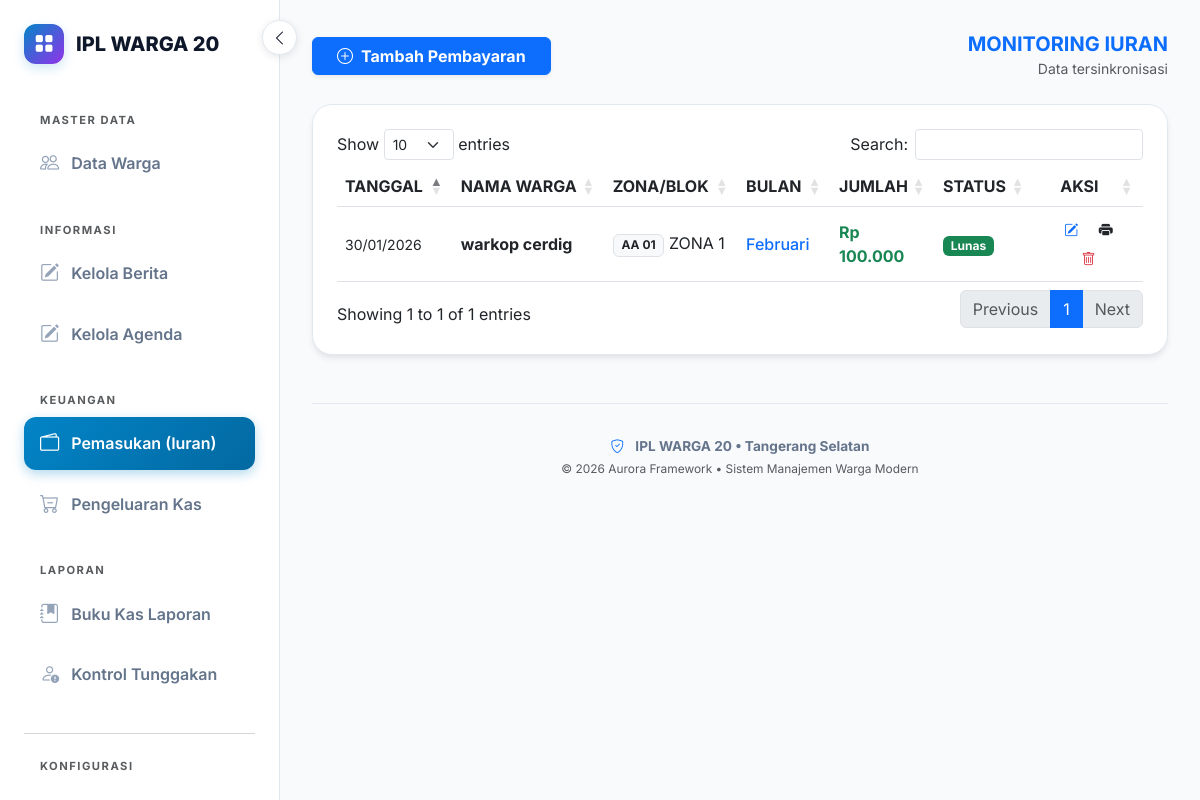
Screenshot of / (signed in) with the database file from the repository.
### models.py (models this page shows)
class Identitas(db.Model):
    id = db.Column(db.Integer, primary_key=True)
    nama_app = db.Column(db.String(100))
    alamat = db.Column(db.String(255))
    kota = db.Column(db.String(50))
    no_hp = db.Column(db.String(20))
    ketua = db.Column(db.String(100))
    sekretaris = db.Column(db.String(100))
    keterangan = db.Column(db.String(255))
    visi = db.Column(db.Text)
    misi = db.Column(db.Text)
    sejarah = db.Column(db.Text)
    label_anggota = db.Column(db.String(50), default='Warga')
    label_iuran = db.Column(db.String(50), default='Iuran')
    label_tingkat1 = db.Column(db.String(50), default='Zona')
    label_tingkat2 = db.Column(db.String(50), default='Blok')
    label_tingkat3 = db.Column(db.String(50), default='Cluster')

class Iuran(db.Model):
    id = db.Column(db.Integer, primary_key=True)
    nama_warga = db.Column(db.String(100), nullable=False)
    blok_rumah = db.Column(db.String(20))
    no_hp = db.Column(db.String(20))
    zona = db.Column(db.String(50))
    bulan_iuran = db.Column(db.String(20))
    jumlah = db.Column(db.Float, default=0)
    keterangan = db.Column(db.String(200))
    tanggal = db.Column(db.DateTime, default=lambda: datetime.now(timezone.utc))

### app.py (the view)
@app.route('/')
@login_required
def index():
    sudah_bayar = Iuran.query.order_by(Iuran.tanggal.desc()).all()
    return render_template('index.html', sudah_bayar=sudah_bayar)

### app.py (called while the page is built)
@login_manager.user_loader
def load_user(user_id):
    return db.session.get(User, int(user_id))

@app.before_request
def check_app_license():
    if request.endpoint and ('static' in request.endpoint or 'activate_license' in request.endpoint):
        return
    status, days_left = license_mgr.check_license()
    if status == "EXPIRED":
        return render_template_string(ACTIVATION_PAGE_HTML, hwid=license_mgr.get_hwid())
    request.license_status = status
    request.license_days_left = days_left

@app.context_processor
def inject_globals():
    berita_sidebar = Berita.query.order_by(Berita.tanggal.desc()).limit(5).all()
    agenda_sidebar = Agenda.query.order_by(Agenda.tanggal_kegiatan.asc()).limit(3).all()
    status = getattr(request, 'license_status', 'ACTIVE')
    days = getattr(request, 'license_days_left', 0)
    return {
        'datetime': datetime,
        'identitas': Identitas.query.first(),
        'active_page': request.path,
        'current_user': current_user,
        'sidebar_berita': berita_sidebar,
        'sidebar_agenda': agenda_sidebar,
        'is_trial': (status == 'TRIAL'),
        'license_days': days,
        'machine_id': license_mgr.get_hwid()
    }

    def get_hwid(self):
        try:
            sys_plat = platform.system()
            if sys_plat == 'Windows':
                cmd = 'wmic csproduct get uuid'
                return subprocess.check_output(cmd, shell=True).decode().split('\n')[1].strip()
            elif sys_plat == 'Darwin':  # macOS
                cmd = "ioreg -rd1 -c IOPlatformExpertDevice | grep -E '(IOPlatformUUID|uuid)'"
                output = subprocess.check_output(cmd, shell=True).decode()
                return output.split('"')[-2]
            return hashlib.sha256(str(uuid.getnode()).encode()).hexdigest()[:16].upper()
        except Exception:
            return "UNKNOWN-MACHINE-ID"

    def get_expected_key(self):
        hwid = self.get_hwid()
        raw = f"{hwid}::{self.secret_salt}"
        return hashlib.sha256(raw.encode()).hexdigest()[:20].upper()

    def _load_license_file(self):
        if os.path.exists(self.license_file):
            try:
                with open(self.license_file, 'r') as f:
                    return json.load(f)
            except: return None
        return None

### templates/index.html (shortened to what this page needs)
{% extends "base.html" %}
{% block content %}
<link rel="stylesheet" href="https://code.jquery.com/ui/1.13.2/themes/base/jquery-ui.css">
<link rel="stylesheet" href="https://cdn.datatables.net/1.13.6/css/dataTables.bootstrap5.min.css">
<div class="row animate__animated animate__fadeIn">
    <div class="col-md-12 mb-4 d-flex justify-content-between align-items-center">
        <button type="button" class="btn btn-primary px-4 shadow-sm fw-bold" data-bs-toggle="modal" data-bs-target="#modalTambah">
            <i class="bi bi-plus-circle me-2"></i>Tambah Pembayaran
        </button>
        <div class="text-end">
            <h5 class="fw-bold text-primary mb-0">MONITORING IURAN</h5>
            <small class="text-muted">Data tersinkronisasi</small>
        </div>
    </div>
    <div class="col-md-12">
        <div class="card shadow-sm border-0 p-4 text-dark">
            <div class="table-responsive">
                <table id="iplTable" class="table table-hover w-100 align-middle">
                    <thead class="text-secondary">
                        <tr>
                            <th>TANGGAL</th>
                            <th>NAMA {{ identitas.label_anggota|upper }}</th>
                            <th>{{ identitas.label_tingkat1|upper }}/{{ identitas.label_tingkat2|upper }}</th>
                            <th>BULAN</th>
                            <th>JUMLAH</th>
                            <th>STATUS</th>
                            <th class="text-center">AKSI</th>
                        </tr>
                    </thead>
                    <tbody>
                        {% for d in sudah_bayar %}
                        <tr>
                            <td class="small">{{ d.tanggal.strftime('%d/%m/%Y') }}</td>
                            <td class="fw-bold">{{ d.nama_warga }}</td>
                            <td><span class="badge bg-light text-dark border">{{ d.blok_rumah }}</span> {{ d.zona }}</td>
                            <td><span class="text-primary fw-medium">{{ d.bulan_iuran }}</span></td>
                            <td class="fw-bold text-success">Rp {{ "{:,.0f}".format(d.jumlah).replace(',', '.') }}</td>
                            <td><span class="badge bg-success">Lunas</span></td>
                            <td class="text-center">
                                <button class="btn btn-sm btn-outline-primary border-0 btn-edit-iuran"
                                    data-id="{{ d.id }}"
                                    data-nama="{{ d.nama_warga }}"
                                    data-blok="{{ d.blok_rumah }}"
                                    data-hp="{{ d.no_hp }}"
                                    data-zona="{{ d.zona }}"
                                    data-bulan="{{ d.bulan_iuran }}"
                                    data-jumlah="{{ d.jumlah }}"
                                    data-ket="{{ d.keterangan }}">
                                    <i class="bi bi-pencil-square"></i>
                                </button>
                                <a href="/cetak_kuitansi/{{ d.id }}" target="_blank" class="btn btn-sm btn-outline-dark border-0" title="Cetak Kuitansi">
                                    <i class="bi bi-printer-fill"></i>
                                </a>
                                <a href="/hapus_iuran/{{ d.id }}" class="btn btn-sm btn-outline-danger border-0" onclick="return confirm('Hapus data ini?')">
                                    <i class="bi bi-trash"></i>
                                </a>
                            </td>
                        </tr>
                        {% endfor %}
                    </tbody>
                </table>
            </div>
        </div>
    </div>
</div>
{% endblock %}

### templates/base.html (shortened to what this page needs)
<!DOCTYPE html>
<html lang="id">
<head>
    <link href="https://cdn.jsdelivr.net/npm/bootstrap@5.3.0/dist/css/bootstrap.min.css" rel="stylesheet">
    <link rel="stylesheet" href="https://cdn.jsdelivr.net/npm/bootstrap-icons@1.11.0/font/bootstrap-icons.css">
    <link rel="stylesheet" href="https://cdnjs.cloudflare.com/ajax/libs/animate.css/4.1.1/animate.min.css"/>
</head>
<body>
    <button class="desktop-toggle btn d-none d-lg-flex" id="desktopToggle" aria-label="Toggle Sidebar">
        <i class="bi bi-chevron-left" id="toggleIcon"></i>
    </button>
    <nav class="sidebar" id="sidebar">
        <a href="/" class="sidebar-brand">
            <div class="brand-icon">
                <i class="bi bi-grid-fill"></i>
            </div>
            <span class="text-truncate">{{ identitas.nama_app if identitas else 'AURORA LEDGER' }}</span>
        </a>
        <div class="nav flex-column nav-pills">
            {% set active_page = request.path %}
            <small class="text-uppercase text-muted fw-bold mb-2 px-3 mt-2 section-title" style="font-size: 0.7rem; letter-spacing: 1.5px;">Master Data</small>
            <a href="/warga" class="nav-link {{ 'active' if active_page.startswith('/warga') }}">
                <i class="bi bi-people"></i> <span>Data {{ identitas.label_anggota }}</span>
            </a>
            <small class="text-uppercase text-muted fw-bold mb-2 px-3 mt-4 section-title" style="font-size: 0.7rem; letter-spacing: 1.5px;">Informasi</small>
            <a class="nav-link {{ 'active' if active_page.startswith('/admin/berita') }}" href="{{ url_for('berita.list_admin') }}">
                <i class="bi bi-pencil-square"></i> <span>Kelola Berita</span>
            </a>
            <a class="nav-link {{ 'active' if active_page.startswith('/admin/agenda') }}" href="{{ url_for('agenda.list_admin') }}">
                <i class="bi bi-pencil-square"></i> <span>Kelola Agenda</span>
            </a>
            <small class="text-uppercase text-muted fw-bold mb-2 px-3 mt-4 section-title" style="font-size: 0.7rem; letter-spacing: 1.5px;">Keuangan</small>
            <a class="nav-link {{ 'active' if active_page == '/' or active_page == '/bayar' }}" href="/">
                <i class="bi bi-wallet2"></i> <span>Pemasukan (Iuran)</span>
            </a>
            <a class="nav-link {{ 'active' if active_page.startswith('/pengeluaran') }}" href="/pengeluaran">
                <i class="bi bi-cart-dash"></i> <span>Pengeluaran Kas</span>
            </a>
            <small class="text-uppercase text-muted fw-bold mb-2 px-3 mt-4 section-title" style="font-size: 0.7rem; letter-spacing: 1.5px;">Laporan</small>
            <a class="nav-link {{ 'active' if active_page == '/laporan' }}" href="/laporan">
                <i class="bi bi-journal-bookmark-fill"></i> <span>Buku Kas Laporan</span>
            </a>
            <a class="nav-link {{ 'active' if active_page == '/laporan/tunggakan' }}" href="/laporan/tunggakan">
                <i class="bi bi-person-exclamation"></i> <span>Kontrol Tunggakan</span>
            </a>
            <hr class="my-4 text-muted opacity-25">
            <small class="text-uppercase text-muted fw-bold mb-2 px-3 section-title" style="font-size: 0.7rem; letter-spacing: 1.5px;">Konfigurasi</small>
            <a class="nav-link {{ 'active' if active_page.startswith('/identitas') }}" href="/identitas">
                <i class="bi bi-sliders"></i> <span>Identitas Aplikasi</span>
            </a>
        </div>
    </nav>
    <div class="main-content">
        <div class="animate__animated animate__fadeIn">
            {% block content %}{% endblock %}
        </div>
        <footer class="text-center mt-5">
            <div class="container-fluid">
                <p class="mb-1 fw-bold">
                    <i class="bi bi-shield-check me-2 text-primary"></i>
                    {{ identitas.nama_app if identitas else 'AURORA LEDGER' }}
                    {% if identitas and identitas.kota %} &bull; {{ identitas.kota }}{% endif %}
                </p>
                <p class="small mb-0 text-muted">
                    &copy; 2026 Aurora Framework &bull; Sistem Manajemen Warga Modern
                </p>
            </div>
        </footer>
    </div>
</body>
</html>

### templates/base.html (style rules this page uses)
* { margin: 0; padding: 0; box-sizing: border-box; }
:root { --electric-blue: #0284c7; --neon-purple: #9333ea; --sidebar-width: 280px; --sidebar-collapsed-width: 85px; --slate-dark: #0f172a; --slate-muted: #64748b; --bg-light: #f8fafc; --z-sidebar: 1030; --z-mobile-toggle: 1040; --z-sidebar-backdrop: 1025; --transition-speed: 0.3s; }
body { font-family: 'Inter', sans-serif; background: var(--bg-light); color: var(--slate-dark); min-height: 100vh; overflow-x: hidden; transition: background var(--transition-speed); }
.sidebar { width: var(--sidebar-width); height: 100vh; position: fixed; top: 0; left: 0; z-index: var(--z-sidebar); background: #ffffff; border-right: 1px solid #e2e8f0; padding: 1.5rem; display: flex; flex-direction: column; transition: width var(--transition-speed) ease, transform var(--transition-speed) ease; overflow-y: auto; overflow-x: hidden; }
.sidebar-brand { font-weight: 800; font-size: 1.25rem; color: var(--slate-dark); text-decoration: none; display: flex; align-items: center; margin-bottom: 2.5rem; white-space: nowrap; }
.brand-icon { width: 40px; height: 40px; min-width: 40px; background: linear-gradient(135deg, var(--electric-blue), var(--neon-purple)); border-radius: 12px; display: flex; align-items: center; justify-content: center; color: white; font-size: 1.2rem; margin-right: 0.75rem; box-shadow: 0 4px 12px rgba(2, 132, 199, 0.2); transition: margin var(--transition-speed); }
.nav-pills .nav-link { color: var(--slate-muted); font-weight: 600; padding: 0.75rem 1rem; border-radius: 12px; margin-bottom: 0.5rem; transition: all 0.2s ease; display: flex; align-items: center; white-space: nowrap; }
.nav-pills .nav-link i { font-size: 1.2rem; margin-right: 0.75rem; color: #94a3b8; }
.nav-pills .nav-link.active { background: linear-gradient(135deg, var(--electric-blue), #0369a1); color: #ffffff !important; box-shadow: 0 4px 12px rgba(2, 132, 199, 0.3); }
.nav-pills .nav-link.active i { color: #ffffff !important; }
.main-content { margin-left: var(--sidebar-width); padding: 2rem; min-height: 100vh; display: flex; flex-direction: column; transition: margin-left var(--transition-speed) ease; }
.menu-toggle, .desktop-toggle { position: fixed; z-index: var(--z-mobile-toggle); padding: 0.5rem 0.7rem; background: white; border-radius: 8px; box-shadow: 0 2px 8px rgba(0,0,0,0.1); border: 1px solid #e2e8f0; color: var(--slate-dark); cursor: pointer; display: flex; align-items: center; justify-content: center; }
.desktop-toggle { top: 1.25rem; left: calc(var(--sidebar-width) - 18px); transition: left var(--transition-speed) ease; width: 35px; height: 35px; border-radius: 50%; }
.card { background: #ffffff !important; border: 1px solid #e2e8f0 !important; border-radius: 20px; box-shadow: 0 4px 6px -1px rgba(0,0,0,0.1) !important; }
footer { margin-top: auto; padding-top: 2rem; border-top: 1px solid #e2e8f0; color: var(--slate-muted); font-size: 0.85rem; }

### rows the page displays
Identitas: nama_app "IPL WARGA 20", label_anggota "Warga", label_anggota "WARGA", label_tingkat1 "ZONA", label_tingkat2 "BLOK", kota "Tangerang Selatan"
Iuran: tanggal "30/01/2026", nama_warga "warkop cerdig", blok_rumah "AA 01", zona "ZONA 1", bulan_iuran "Februari", jumlah "100.000"
